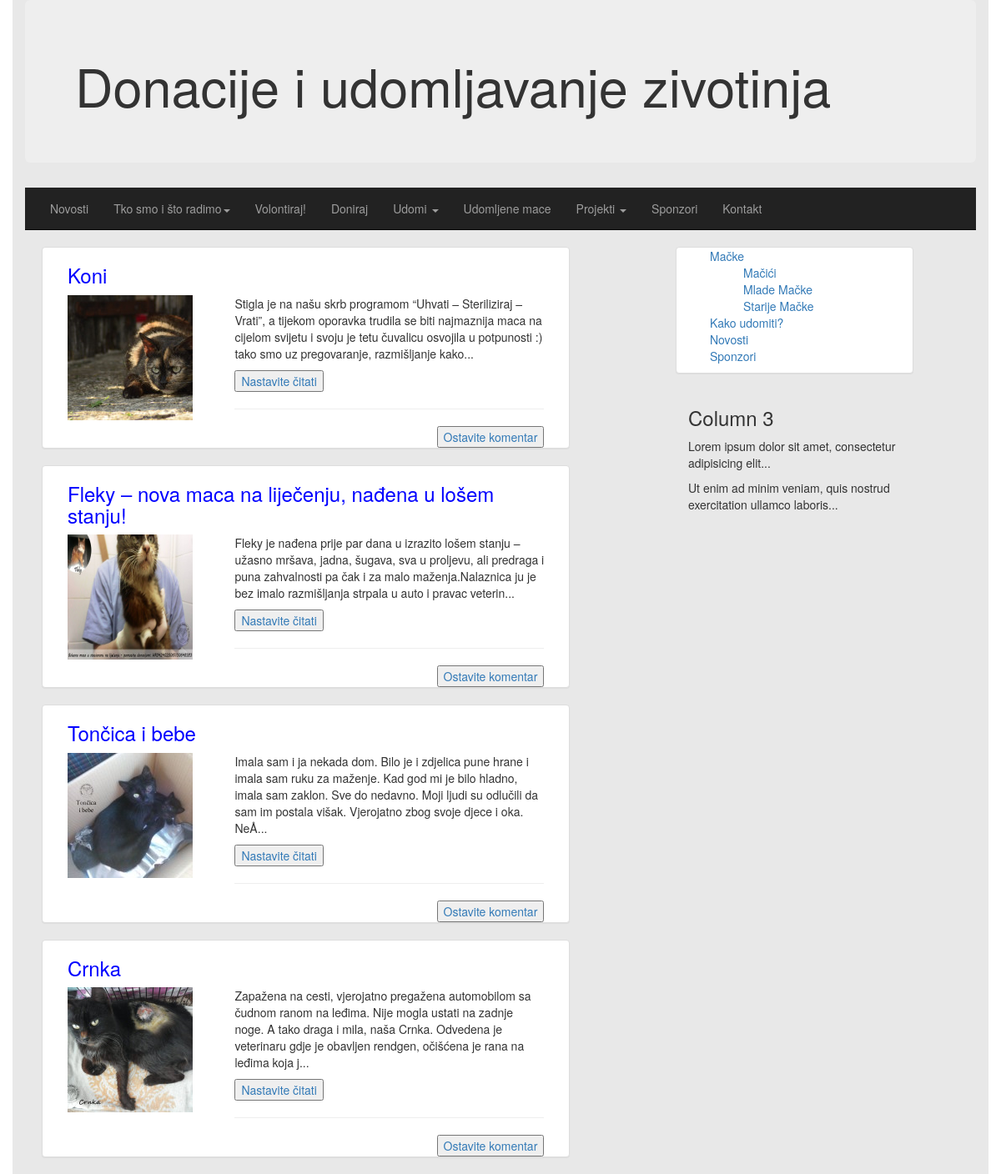
The page /macke.php on the database its author committed.
### tables this page shows
CREATE TABLE `macke` (
  `id` int(11) NOT NULL,
  `naslov` varchar(256) NOT NULL,
  `tekst` text NOT NULL,
  `datum` date NOT NULL,
  `slika` varchar(256) NOT NULL
);

### macke.php (the view, shortened to what this page needs)
<!DOCTYPE html>
<html>
<head>
  <link rel="stylesheet" href="http://maxcdn.bootstrapcdn.com/bootstrap/3.3.4/css/bootstrap.min.css">
</head>
<body>
<div class="container" style="background-color:#E8E8E8">
  <div class="jumbotron">
    <h1>Donacije i udomljavanje zivotinja</h1>
  </div>
   <div class="navbar navbar-inverse navbar-static-top" role="navigation">
	   <div class="container">
    <div class="navbar-collapse collapse">
     <ul class="nav navbar-nav navbar-center">
       <li clas="active"><a href="index.php">Novosti</a></li>
       <li class="dropdown">
         <a href="#" class="dropdown-toggle" data-toggle="dropdown">Tko smo i što radimo<b class="caret"></b></a>
       </li>
       <li clas="active"><a href="volontiraj.php">Volontiraj!</a></li>
       <li clas="active"><a href="doniraj.php">Doniraj</a></li>
       <li class="dropdown">
        <a href="#" class="dropdown-toggle" data-toggle="dropdown">Udomi <b class="caret"></b></a>
       </li>
       <li><a href="#">Udomljene mace</a></li>
       <li class="dropdown">
        <a href="#" class="dropdown-toggle" data-toggle="dropdown">Projekti <b class="caret"></b></a>
       </li>
       <li><a href="#">Sponzori</a></li>
       <li><a href="kontakt.php">Kontakt</a></li>
     </ul>
    </div>
	   </div>
   </div>
    <div clas="col-md-12">
    <div class="col-md-8" style="margin-left:20px">
    <?php
    $mysqli = new mysqli("localhost", "root", "root", "seminar2");
          $query= "SELECT * from macke";
          $result=  $mysqli->query($query);
          while($row= $result->fetch_assoc() ){
            echo '<div class="row">';
            echo '<div class="col-md-10 panel panel-default">';
            echo '<div class="col-md-12">';
            echo '<h3 style="color:blue">' . $row['naslov']  . '</h3>';
            echo '</div>';
            echo '<div class="col-md-4"><img src=' . $row['slika'] . '  width="150" height="150"></div>';
            $pola = substr("$row[tekst]", 0,240);
            echo '<div class="col-md-8"><p>' . $pola . '...</p>';
            echo '<button><a href="detalji.php?id=dogadaji&nav=' . $row[id] . '">Nastavite čitati</a></button><hr>';
            echo '</div>';
            echo '<div class="col-md-12 pull-right">';
            echo '<button style="float:right"><a href="#">Ostavite komentar</a></button></div>';
            echo '</div>';
            echo '</div>';
            }
    ?>
  </div>
  </div>
   <div class=" nav nav-stacked pull-center col-sm-3 panel panel-default ">
      <ul style="list-style-type:none">
      <li><a href="#">Mačke</a></li>
       <ul style="list-style-type:none">
          <li><a href="#">Mačići</a></li>
          <li><a href="#">Mlade Mačke</a></li>
          <li><a href="#">Starije Mačke</a></li>
      </ul>
      <li><a href="#">Kako udomiti?</a></li>
      <li><a href="#">Novosti</a></li>
      <li><a href="#">Sponzori</a></li>
      </ul>
     </div>
   <div class="col-sm-3">
      <h3>Column 3</h3>
      <p>Lorem ipsum dolor sit amet, consectetur adipisicing elit...</p>
      <p>Ut enim ad minim veniam, quis nostrud exercitation ullamco laboris...</p>
    </div>
  </div>
</body>
</html>

### rows shown on the page
macke: naslov "Koni", slika (picture), tekst "Stigla je na našu skrb programom “Uhvati – Steriliziraj – Vrati”, a tijekom oporavka trudila se biti najmaznija maca na cijelom svijetu i svoju je tetu čuvalicu osvojila u potpunosti :) tako smo uz pregovaranje, razmišljanje kako"
macke: naslov "Fleky – nova maca na liječenju, nađena u lošem stanju!", slika (picture), tekst "Fleky je nađena prije par dana u izrazito lošem stanju – užasno mršava, jadna, šugava, sva u proljevu, ali predraga i puna zahvalnosti pa čak i za malo maženja.Nalaznica ju je bez imalo razmišljanja strpala u auto i pravac veterin"
macke: naslov "Tončica i bebe", slika (picture), tekst "Imala sam i ja nekada dom. Bilo je i zdjelica pune hrane i imala sam ruku za maženje. Kad god mi je bilo hladno, imala sam zaklon. Sve do nedavno. Moji ljudi su odlučili da sam im postala višak. Vjerojatno zbog svoje djece i oka. NeÅ"
macke: naslov "Crnka", slika (picture), tekst "Zapažena na cesti, vjerojatno pregažena automobilom sa čudnom ranom na leđima. Nije mogla ustati na zadnje noge. A tako draga i mila, naša Crnka. Odvedena je veterinaru gdje je obavljen rendgen, očišćena je rana na leđima koja j"
